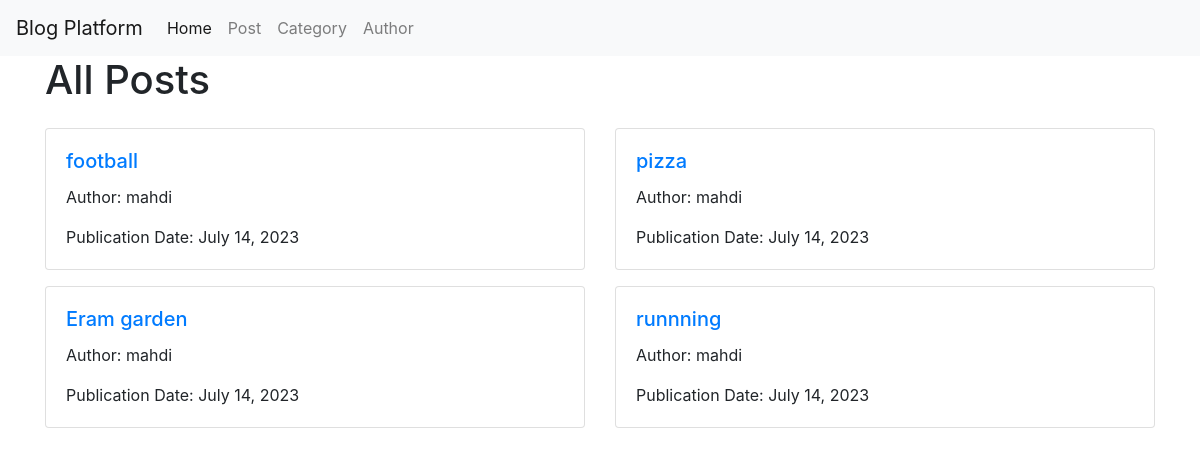
Page /post/ on the committed database.
### Blogapp/models.py (models this page shows, shortened)
class Post(models.Model):
    title = models.CharField(max_length=255)
    content = models.CharField(max_length=255)
    author = models.ForeignKey(Author, on_delete=models.CASCADE)
    category = models.ForeignKey(
        Category, on_delete=models.SET_NULL, null=True, related_name="posts"
    )
    publication_date = models.DateField(auto_now_add=True)
    image = models.ImageField(upload_to="post_images/", null=True, blank=True)

class Author(models.Model):
    name = models.CharField(max_length=255)
    bio = models.TextField()
    def __str__(self):
        return f"{self.name}"

### Blogapp/views.py (the view)
# urls.py: path("post/", post_list, name="post"),
def post_list(request):
    posts = Post.objects.all()
    return render(request, "post_list.html", {"posts": posts})

### Blogapp/templates/post_list.html
{% extends 'basic.html' %}
{% block content %}
    <div class="container">
        <h1 class="mb-4">All Posts</h1>
        <div class="row">
            {% for post in posts %}
                <div class="col-md-6">
                    <div class="card mb-3">
                        <div class="card-body">
                            <h5 class="card-title"><a href="{% url 'post_details' post.pk %}">{{ post.title }}</a></h5>
                            <p class="card-text">Author: {{ post.author }}</p>
                            <p class="card-text">Publication Date: {{ post.publication_date }}</p>
                        </div>
                    </div>
                </div>
            {% endfor %}
        </div>
    </div>
{% endblock %}

### rows in the picture
Post: title "football", author "mahdi", publication_date "July 14, 2023"
Post: title "pizza", author "mahdi", publication_date "July 14, 2023"
Post: title "Eram garden", author "mahdi", publication_date "July 14, 2023"
Post: title "runnning", author "mahdi", publication_date "July 14, 2023"
